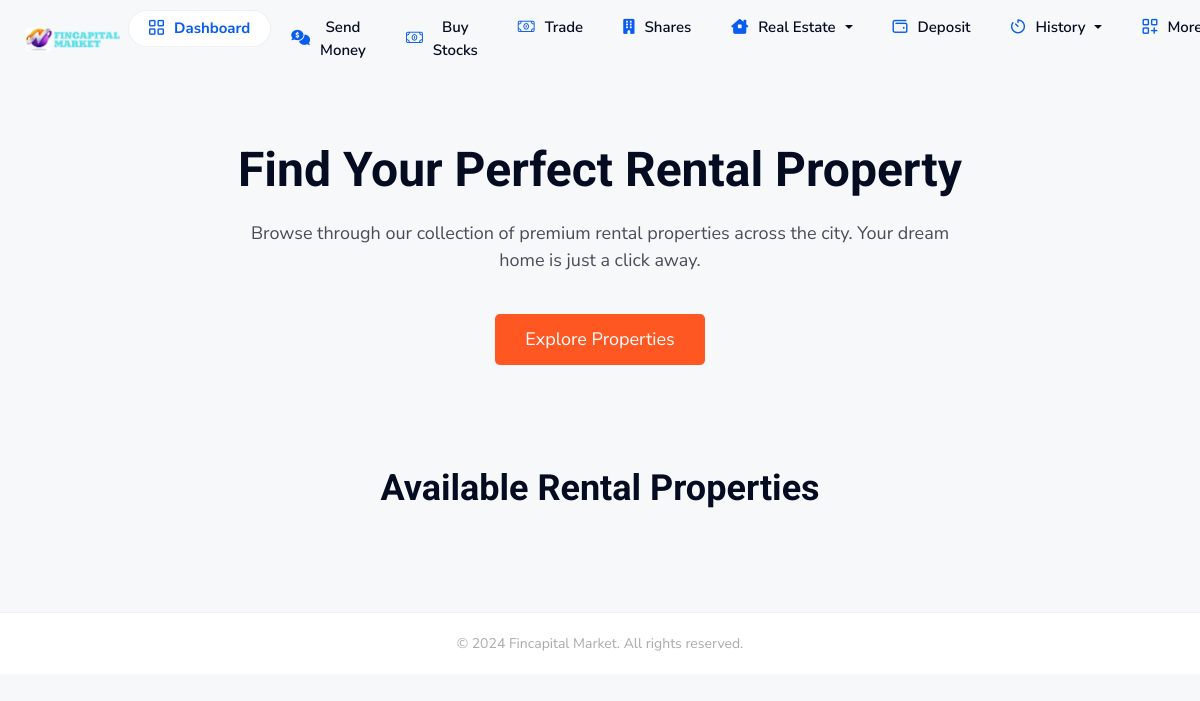
/houserent (signed in), run on an earlier commit of the app's database.
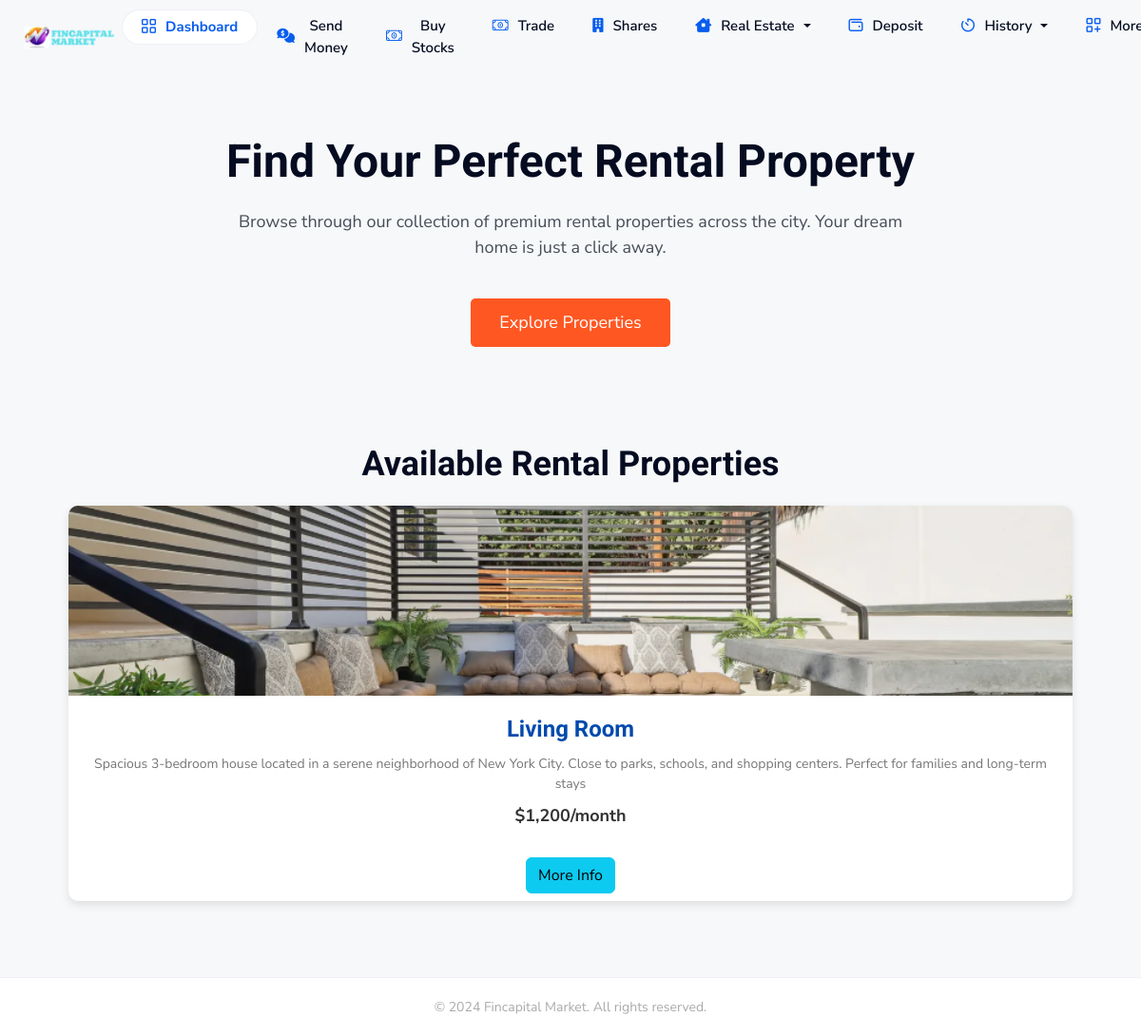
And on a later commit of the database.
### userapp/models.py (models this page shows, shortened)
class Houseforrent(models.Model):
    name = models.CharField(max_length=100)
    location = models.CharField(max_length=100)
    price = models.IntegerField(default=1000)
    description = models.TextField(max_length=10000, default='mmml')
    features = models.TextField(max_length=10000)
    main_picture = models.FileField(upload_to='houseforrent/main_pictures/')  # Main display picture
    rentother_pictures = models.ManyToManyField('HouseforrentPictures', related_name='houses')  # Fixed reference

### userapp/views.py (the view)
# urls.py: path('houserent',views.houserentview, name='houserent'),
@login_required
def houserentview(request):
   x = Houseforrent.objects.all()
   return render(request,'user/houserent.html', locals())

### userapp/context_processors.py (called while the page is built)
def notifications_processor(request):
    notif = None  # Initialize notifications as None
    if request.user.is_authenticated:  # Check if the user is logged in
        try:
            notif = notification.objects.filter(user=request.user)
        except notification.DoesNotExist:
            notif = None
    return {'notifications': notif}  # Return notifications to be available globally

### template/user/houserent.html (shortened to what this page needs)
{% extends 'user/base.html' %}
{% load static %}
{% block content %}
    <div class="hero" style="margin-top: 5rem;">
        <h1>Find Your Perfect Rental Property</h1>
        <p>Browse through our collection of premium rental properties across the city. Your dream home is just a click away.</p>
        <a href="#properties">Explore Properties</a>
    </div>
    <div class="container" style="margin-bottom: 5rem;">
        <h2>Available Rental Properties</h2>
        <div class="property-list" id="properties">
            {% for x in x %}
    <div class="property-card">
        <img src="{{x.main_picture.url}}" alt="Property 1" class="property-image" id="open-modal">
        <a href="houserentpay/{{x.id}}">
            <div class="property-card-body">
                <h3>{{x.name}}</h3>
                <p>{{x.description}}</p>
                <div class="price">$1,200/month</div>
            </div>
        </a>
        <a href="houserentinfo/{{x.id}}" class="btn-info btn mb-2">More Info</a>
    </div>
    {% endfor %}
        </div>
    </div>
{% endblock %}

What changed in the data, as far as the page shows it:
added Houseforrent: main_picture (picture), name "Living Room", description "Spacious 3-bedroom house located in a serene neighborhood of New York City. Close to parks, schools, and shopping centers. Perfect for families and long-term stays"
